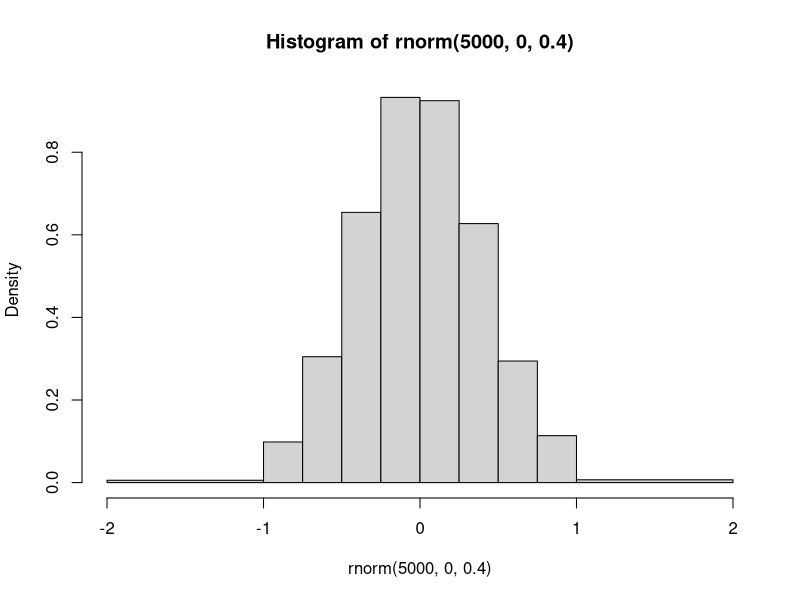
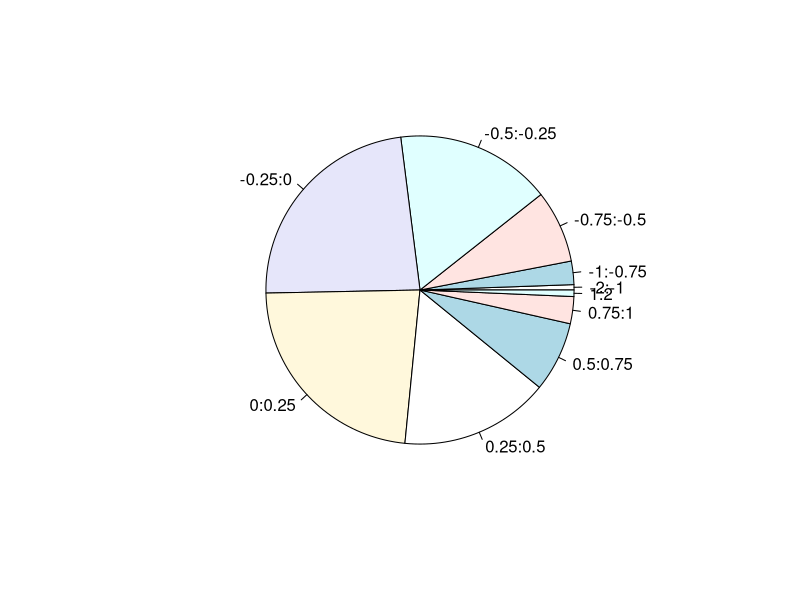

Here is the R script that generated these plots, in order:
png("Grafica ejercicio pl6 e")
#the second part gives the breakpoint for the cells in the histogram 
h <- hist(rnorm(5000,0,0.4), c(-2,seq(-1,1,0.25),2)) 
# The second part of the hist represent the width of the cells in the histogram
# Frequency of each of the cells in the histogram 
pie(h$counts,labels = c("-2:-1","-1:-0.75","-0.75:-0.5","-0.5:-0.25","-0.25:0","0:0.25","0.25:0.5","0.5:0.75","0.75:1","1:2"))
dev.off()